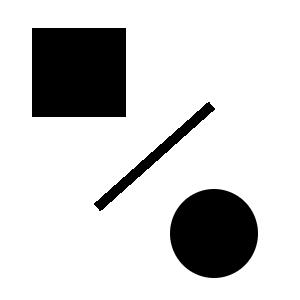
#> input picture exercise_1/CircleLineRect.png, 300 x 300 px, found by its file name
$ python 1_harris.py
#> lines starting #> are read from the running program, lines starting #| are printed output that depends on the picture
from matplotlib import pyplot as plt
from scipy.ndimage.interpolation import rotate
from scipy.ndimage.filters import gaussian_filter1d, gaussian_filter
import numpy as np
import cv2


# Implement a function that performs non-maximum suppression. You can leave it for the end

def nonmax_suppression(harris_resp, thr, halfwidth=2):
    # Outputs:
    # 1) cornersy: list with row coordinates of identified corner pixels.
    # 2) cornersx: list with respective column coordinates of identified corner pixels.
    # Elements from the two lists with the same index must correspond to the same corner.

    cornersy = []
    cornersx = []
    h, w = im.shape[:2]
    # TODO: perform non-maximum suppression

    return cornersy, cornersx


# Implement the main part of the exercise

# Define parameters
sigma_w = 2.0
sigma_d = 2.0
kappa = 0.04
rot_angle = 0
thresh = 800

# Read the image
im = cv2.imread('/home/cvcourse/pics/CircleLineRect.png', 0)
#> im is the input picture: shape (300, 300); min 0, max 255, mean 209.5
im = im.astype('float')

# Rotation of the image
if rot_angle != 0:
    im = rotate(im, rot_angle)

# TODO: Implement Harris corners
# Useful functions: gaussian_filter1d, gaussian_filter

I_x = gaussian_filter1d(im, axis=1, sigma=sigma_d, order=1)
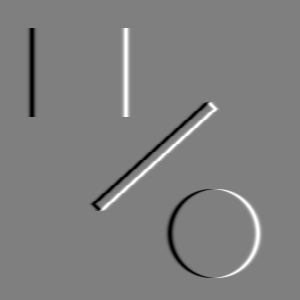
#> I_x: shape (300, 300) float64; min -49.79, max 49.79, mean 0; drawn with min black and max white

# I_x = ...
# I_y = ...
# .........
# H = ...
#> (the run stopped early here; a loop or call above may not have finished)
